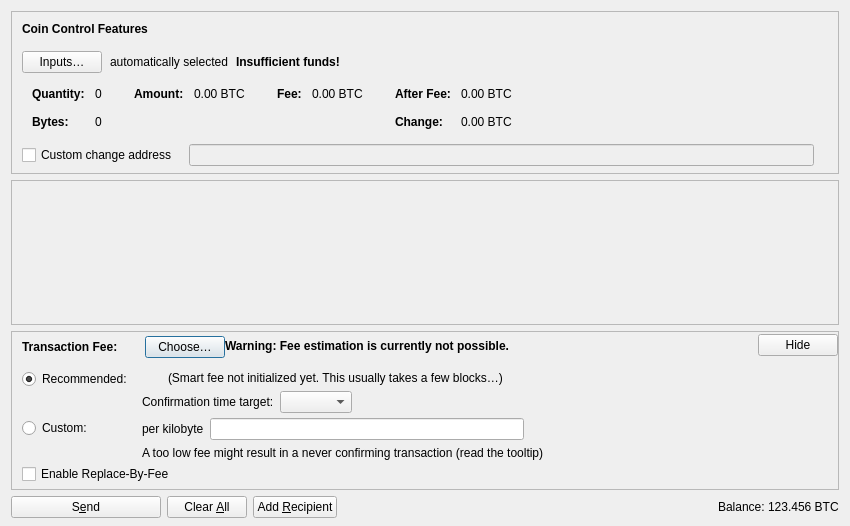
<?xml version="1.0" encoding="UTF-8"?>
<ui version="4.0">
 <class>SendCoinsDialog</class>
 <widget class="QDialog" name="SendCoinsDialog">
  <property name="geometry">
   <rect>
    <x>0</x>
    <y>0</y>
    <width>850</width>
    <height>526</height>
   </rect>
  </property>
  <property name="windowTitle">
   <string>Send Coins</string>
  </property>
  <layout class="QVBoxLayout" name="verticalLayout" stretch="0,1,0,0">
   <property name="bottomMargin">
    <number>8</number>
   </property>
   <item>
    <widget class="QFrame" name="frameCoinControl">
     <property name="sizePolicy">
      <sizepolicy hsizetype="Expanding" vsizetype="Expanding">
       <horstretch>0</horstretch>
       <verstretch>0</verstretch>
      </sizepolicy>
     </property>
     <property name="maximumSize">
      <size>
       <width>16777215</width>
       <height>16777215</height>
      </size>
     </property>
     <property name="frameShape">
      <enum>QFrame::StyledPanel</enum>
     </property>
     <property name="frameShadow">
      <enum>QFrame::Sunken</enum>
     </property>
     <layout class="QVBoxLayout" name="verticalLayoutCoinControl2">
      <property name="spacing">
       <number>0</number>
      </property>
      <property name="leftMargin">
       <number>0</number>
      </property>
      <property name="topMargin">
       <number>0</number>
      </property>
      <property name="rightMargin">
       <number>0</number>
      </property>
      <property name="bottomMargin">
       <number>6</number>
      </property>
      <item>
       <layout class="QVBoxLayout" name="verticalLayoutCoinControl" stretch="0,0,0,0,1">
        <property name="spacing">
         <number>0</number>
        </property>
        <property name="leftMargin">
         <number>10</number>
        </property>
        <property name="topMargin">
         <number>10</number>
        </property>
        <item>
         <layout class="QHBoxLayout" name="horizontalLayoutCoinControl1">
          <property name="bottomMargin">
           <number>15</number>
          </property>
          <item>
           <widget class="QLabel" name="labelCoinControlFeatures">
            <property name="sizePolicy">
             <sizepolicy hsizetype="Preferred" vsizetype="Maximum">
              <horstretch>0</horstretch>
              <verstretch>0</verstretch>
             </sizepolicy>
            </property>
            <property name="font">
             <font>
              <weight>75</weight>
              <bold>true</bold>
             </font>
            </property>
            <property name="styleSheet">
             <string notr="true">font-weight:bold;</string>
            </property>
            <property name="text">
             <string>Coin Control Features</string>
            </property>
           </widget>
          </item>
         </layout>
        </item>
        <item>
         <layout class="QHBoxLayout" name="horizontalLayoutCoinControl2" stretch="0,0,0,0">
          <property name="spacing">
           <number>8</number>
          </property>
          <property name="bottomMargin">
           <number>10</number>
          </property>
          <item>
           <widget class="QPushButton" name="pushButtonCoinControl">
            <property name="styleSheet">
             <string notr="true"/>
            </property>
            <property name="text">
             <string>Inputs…</string>
            </property>
            <property name="autoDefault">
             <bool>false</bool>
            </property>
           </widget>
          </item>
          <item>
           <widget class="QLabel" name="labelCoinControlAutomaticallySelected">
            <property name="text">
             <string>automatically selected</string>
            </property>
            <property name="margin">
             <number>5</number>
            </property>
           </widget>
          </item>
          <item>
           <widget class="QLabel" name="labelCoinControlInsuffFunds">
            <property name="font">
             <font>
              <weight>75</weight>
              <bold>true</bold>
             </font>
            </property>
            <property name="text">
             <string>Insufficient funds!</string>
            </property>
            <property name="margin">
             <number>5</number>
            </property>
           </widget>
          </item>
          <item>
           <spacer name="horizontalSpacerCoinControl">
            <property name="orientation">
             <enum>Qt::Horizontal</enum>
            </property>
            <property name="sizeHint" stdset="0">
             <size>
              <width>40</width>
              <height>1</height>
             </size>
            </property>
           </spacer>
          </item>
         </layout>
        </item>
        <item>
         <widget class="QWidget" name="widgetCoinControl" native="true">
          <property name="sizePolicy">
           <sizepolicy hsizetype="Preferred" vsizetype="Preferred">
            <horstretch>0</horstretch>
            <verstretch>0</verstretch>
           </sizepolicy>
          </property>
          <property name="minimumSize">
           <size>
            <width>0</width>
            <height>0</height>
           </size>
          </property>
          <property name="styleSheet">
           <string notr="true"/>
          </property>
          <layout class="QHBoxLayout" name="horizontalLayoutCoinControl5">
           <property name="leftMargin">
            <number>0</number>
           </property>
           <property name="topMargin">
            <number>0</number>
           </property>
           <property name="rightMargin">
            <number>0</number>
           </property>
           <property name="bottomMargin">
            <number>0</number>
           </property>
           <item>
            <layout class="QHBoxLayout" name="horizontalLayoutCoinControl3" stretch="0,0,0,1">
             <property name="spacing">
              <number>20</number>
             </property>
             <property name="topMargin">
              <number>0</number>
             </property>
             <property name="bottomMargin">
              <number>10</number>
             </property>
             <item>
              <layout class="QFormLayout" name="formLayoutCoinControl1">
               <property name="labelAlignment">
                <set>Qt::AlignLeft|Qt::AlignVCenter</set>
               </property>
               <property name="horizontalSpacing">
                <number>10</number>
               </property>
               <property name="verticalSpacing">
                <number>14</number>
               </property>
               <property name="leftMargin">
                <number>10</number>
               </property>
               <property name="topMargin">
                <number>4</number>
               </property>
               <property name="rightMargin">
                <number>6</number>
               </property>
               <item row="0" column="0">
                <widget class="QLabel" name="labelCoinControlQuantityText">
                 <property name="font">
                  <font>
                   <weight>75</weight>
                   <bold>true</bold>
                  </font>
                 </property>
                 <property name="text">
                  <string>Quantity:</string>
                 </property>
                 <property name="margin">
                  <number>0</number>
                 </property>
                </widget>
               </item>
               <item row="0" column="1">
                <widget class="QLabel" name="labelCoinControlQuantity">
                 <property name="cursor">
                  <cursorShape>IBeamCursor</cursorShape>
                 </property>
                 <property name="contextMenuPolicy">
                  <enum>Qt::ActionsContextMenu</enum>
                 </property>
                 <property name="text">
                  <string notr="true">0</string>
                 </property>
                 <property name="margin">
                  <number>0</number>
                 </property>
                 <property name="textInteractionFlags">
                  <set>Qt::LinksAccessibleByMouse|Qt::TextSelectableByKeyboard|Qt::TextSelectableByMouse</set>
                 </property>
                </widget>
               </item>
               <item row="1" column="0">
                <widget class="QLabel" name="labelCoinControlBytesText">
                 <property name="font">
                  <font>
                   <weight>75</weight>
                   <bold>true</bold>
                  </font>
                 </property>
                 <property name="text">
                  <string>Bytes:</string>
                 </property>
                </widget>
               </item>
               <item row="1" column="1">
                <widget class="QLabel" name="labelCoinControlBytes">
                 <property name="cursor">
                  <cursorShape>IBeamCursor</cursorShape>
                 </property>
                 <property name="contextMenuPolicy">
                  <enum>Qt::ActionsContextMenu</enum>
                 </property>
                 <property name="text">
                  <string notr="true">0</string>
                 </property>
                 <property name="textInteractionFlags">
                  <set>Qt::LinksAccessibleByMouse|Qt::TextSelectableByKeyboard|Qt::TextSelectableByMouse</set>
                 </property>
                </widget>
               </item>
              </layout>
             </item>
             <item>
              <layout class="QFormLayout" name="formLayoutCoinControl2">
               <property name="horizontalSpacing">
                <number>10</number>
               </property>
               <property name="verticalSpacing">
                <number>14</number>
               </property>
               <property name="leftMargin">
                <number>6</number>
               </property>
               <property name="topMargin">
                <number>4</number>
               </property>
               <property name="rightMargin">
                <number>6</number>
               </property>
               <item row="0" column="0">
                <widget class="QLabel" name="labelCoinControlAmountText">
                 <property name="font">
                  <font>
                   <weight>75</weight>
                   <bold>true</bold>
                  </font>
                 </property>
                 <property name="text">
                  <string>Amount:</string>
                 </property>
                 <property name="margin">
                  <number>0</number>
                 </property>
                </widget>
               </item>
               <item row="0" column="1">
                <widget class="QLabel" name="labelCoinControlAmount">
                 <property name="cursor">
                  <cursorShape>IBeamCursor</cursorShape>
                 </property>
                 <property name="contextMenuPolicy">
                  <enum>Qt::ActionsContextMenu</enum>
                 </property>
                 <property name="text">
                  <string notr="true">0.00 BTC</string>
                 </property>
                 <property name="textInteractionFlags">
                  <set>Qt::LinksAccessibleByMouse|Qt::TextSelectableByKeyboard|Qt::TextSelectableByMouse</set>
                 </property>
                </widget>
               </item>
              </layout>
             </item>
             <item>
              <layout class="QFormLayout" name="formLayoutCoinControl3">
               <property name="horizontalSpacing">
                <number>10</number>
               </property>
               <property name="verticalSpacing">
                <number>14</number>
               </property>
               <property name="leftMargin">
                <number>6</number>
               </property>
               <property name="topMargin">
                <number>4</number>
               </property>
               <property name="rightMargin">
                <number>6</number>
               </property>
               <item row="0" column="0">
                <widget class="QLabel" name="labelCoinControlFeeText">
                 <property name="font">
                  <font>
                   <weight>75</weight>
                   <bold>true</bold>
                  </font>
                 </property>
                 <property name="text">
                  <string>Fee:</string>
                 </property>
                 <property name="margin">
                  <number>0</number>
                 </property>
                </widget>
               </item>
               <item row="0" column="1">
                <widget class="QLabel" name="labelCoinControlFee">
                 <property name="cursor">
                  <cursorShape>IBeamCursor</cursorShape>
                 </property>
                 <property name="contextMenuPolicy">
                  <enum>Qt::ActionsContextMenu</enum>
                 </property>
                 <property name="text">
                  <string notr="true">0.00 BTC</string>
                 </property>
                 <property name="textInteractionFlags">
                  <set>Qt::LinksAccessibleByMouse|Qt::TextSelectableByKeyboard|Qt::TextSelectableByMouse</set>
                 </property>
                </widget>
               </item>
              </layout>
             </item>
             <item>
              <layout class="QFormLayout" name="formLayoutCoinControl4">
               <property name="labelAlignment">
                <set>Qt::AlignLeft|Qt::AlignVCenter</set>
               </property>
               <property name="horizontalSpacing">
                <number>10</number>
               </property>
               <property name="verticalSpacing">
                <number>14</number>
               </property>
               <property name="leftMargin">
                <number>6</number>
               </property>
               <property name="topMargin">
                <number>4</number>
               </property>
               <property name="rightMargin">
                <number>6</number>
               </property>
               <item row="0" column="0">
                <widget class="QLabel" name="labelCoinControlAfterFeeText">
                 <property name="font">
                  <font>
                   <weight>75</weight>
                   <bold>true</bold>
                  </font>
                 </property>
                 <property name="text">
                  <string>After Fee:</string>
                 </property>
                 <property name="margin">
                  <number>0</number>
                 </property>
                </widget>
               </item>
               <item row="0" column="1">
                <widget class="QLabel" name="labelCoinControlAfterFee">
                 <property name="cursor">
                  <cursorShape>IBeamCursor</cursorShape>
                 </property>
                 <property name="contextMenuPolicy">
                  <enum>Qt::ActionsContextMenu</enum>
                 </property>
                 <property name="text">
                  <string notr="true">0.00 BTC</string>
                 </property>
                 <property name="textInteractionFlags">
                  <set>Qt::LinksAccessibleByMouse|Qt::TextSelectableByKeyboard|Qt::TextSelectableByMouse</set>
                 </property>
                </widget>
               </item>
               <item row="1" column="0">
                <widget class="QLabel" name="labelCoinControlChangeText">
                 <property name="font">
                  <font>
                   <weight>75</weight>
                   <bold>true</bold>
                  </font>
                 </property>
                 <property name="text">
                  <string>Change:</string>
                 </property>
                </widget>
               </item>
               <item row="1" column="1">
                <widget class="QLabel" name="labelCoinControlChange">
                 <property name="cursor">
                  <cursorShape>IBeamCursor</cursorShape>
                 </property>
                 <property name="contextMenuPolicy">
                  <enum>Qt::ActionsContextMenu</enum>
                 </property>
                 <property name="text">
                  <string notr="true">0.00 BTC</string>
                 </property>
                 <property name="textInteractionFlags">
                  <set>Qt::LinksAccessibleByMouse|Qt::TextSelectableByKeyboard|Qt::TextSelectableByMouse</set>
                 </property>
                </widget>
               </item>
              </layout>
             </item>
            </layout>
           </item>
          </layout>
         </widget>
        </item>
        <item>
         <layout class="QHBoxLayout" name="horizontalLayoutCoinControl4" stretch="0,0,0">
          <property name="spacing">
           <number>12</number>
          </property>
          <property name="sizeConstraint">
           <enum>QLayout::SetDefaultConstraint</enum>
          </property>
          <property name="topMargin">
           <number>5</number>
          </property>
          <property name="rightMargin">
           <number>5</number>
          </property>
          <item>
           <widget class="QCheckBox" name="checkBoxCoinControlChange">
            <property name="toolTip">
             <string>If this is activated, but the change address is empty or invalid, change will be sent to a newly generated address.</string>
            </property>
            <property name="text">
             <string>Custom change address</string>
            </property>
           </widget>
          </item>
          <item>
           <widget class="QValidatedLineEdit" name="lineEditCoinControlChange">
            <property name="enabled">
             <bool>false</bool>
            </property>
            <property name="sizePolicy">
             <sizepolicy hsizetype="Expanding" vsizetype="Fixed">
              <horstretch>0</horstretch>
              <verstretch>0</verstretch>
             </sizepolicy>
            </property>
           </widget>
          </item>
          <item>
           <widget class="QLabel" name="labelCoinControlChangeLabel">
            <property name="sizePolicy">
             <sizepolicy hsizetype="Preferred" vsizetype="Expanding">
              <horstretch>0</horstretch>
              <verstretch>0</verstretch>
             </sizepolicy>
            </property>
            <property name="minimumSize">
             <size>
              <width>0</width>
              <height>0</height>
             </size>
            </property>
            <property name="text">
             <string/>
            </property>
            <property name="margin">
             <number>3</number>
            </property>
           </widget>
          </item>
         </layout>
        </item>
        <item>
         <spacer name="verticalSpacerCoinControl">
          <property name="orientation">
           <enum>Qt::Vertical</enum>
          </property>
          <property name="sizeHint" stdset="0">
           <size>
            <width>800</width>
            <height>1</height>
           </size>
          </property>
         </spacer>
        </item>
       </layout>
      </item>
     </layout>
    </widget>
   </item>
   <item>
    <widget class="QScrollArea" name="scrollArea">
     <property name="widgetResizable">
      <bool>true</bool>
     </property>
     <widget class="QWidget" name="scrollAreaWidgetContents">
      <property name="geometry">
       <rect>
        <x>0</x>
        <y>0</y>
        <width>830</width>
        <height>104</height>
       </rect>
      </property>
      <layout class="QVBoxLayout" name="verticalLayout_2" stretch="0,1">
       <property name="leftMargin">
        <number>0</number>
       </property>
       <property name="topMargin">
        <number>0</number>
       </property>
       <property name="rightMargin">
        <number>0</number>
       </property>
       <property name="bottomMargin">
        <number>0</number>
       </property>
       <item>
        <layout class="QVBoxLayout" name="entries">
         <property name="spacing">
          <number>6</number>
         </property>
        </layout>
       </item>
       <item>
        <spacer name="verticalSpacer">
         <property name="orientation">
          <enum>Qt::Vertical</enum>
         </property>
         <property name="sizeHint" stdset="0">
          <size>
           <width>20</width>
           <height>40</height>
          </size>
         </property>
        </spacer>
       </item>
      </layout>
     </widget>
    </widget>
   </item>
   <item>
    <widget class="QFrame" name="frameFee">
     <property name="sizePolicy">
      <sizepolicy hsizetype="Expanding" vsizetype="Expanding">
       <horstretch>0</horstretch>
       <verstretch>0</verstretch>
      </sizepolicy>
     </property>
     <property name="maximumSize">
      <size>
       <width>16777215</width>
       <height>16777215</height>
      </size>
     </property>
     <property name="frameShape">
      <enum>QFrame::StyledPanel</enum>
     </property>
     <property name="frameShadow">
      <enum>QFrame::Sunken</enum>
     </property>
     <layout class="QVBoxLayout" name="verticalLayoutFee1">
      <property name="spacing">
       <number>0</number>
      </property>
      <property name="leftMargin">
       <number>0</number>
      </property>
      <property name="topMargin">
       <number>0</number>
      </property>
      <property name="rightMargin">
       <number>0</number>
      </property>
      <property name="bottomMargin">
       <number>0</number>
      </property>
      <item>
       <layout class="QVBoxLayout" name="verticalLayoutFee2" stretch="0,0,0">
        <property name="spacing">
         <number>0</number>
        </property>
        <property name="leftMargin">
         <number>10</number>
        </property>
        <property name="topMargin">
         <number>0</number>
        </property>
        <item>
         <layout class="QHBoxLayout" name="horizontalLayoutFee1">
          <property name="bottomMargin">
           <number>0</number>
          </property>
          <item>
           <layout class="QVBoxLayout" name="verticalLayoutFee7">
            <property name="spacing">
             <number>0</number>
            </property>
            <item>
             <spacer name="verticalSpacerSmartFee">
              <property name="orientation">
               <enum>Qt::Vertical</enum>
              </property>
              <property name="sizeType">
               <enum>QSizePolicy::Fixed</enum>
              </property>
              <property name="sizeHint" stdset="0">
               <size>
                <width>1</width>
                <height>4</height>
               </size>
              </property>
             </spacer>
            </item>
            <item>
             <layout class="QHBoxLayout" name="horizontalLayoutSmartFee">
              <property name="spacing">
               <number>10</number>
              </property>
              <item>
               <widget class="QLabel" name="labelFeeHeadline">
                <property name="sizePolicy">
                 <sizepolicy hsizetype="Preferred" vsizetype="Maximum">
                  <horstretch>0</horstretch>
                  <verstretch>0</verstretch>
                 </sizepolicy>
                </property>
                <property name="font">
                 <font>
                  <weight>75</weight>
                  <bold>true</bold>
                 </font>
                </property>
                <property name="styleSheet">
                 <string notr="true">font-weight:bold;</string>
                </property>
                <property name="text">
                 <string>Transaction Fee:</string>
                </property>
               </widget>
              </item>
              <item>
               <widget class="QLabel" name="labelFeeMinimized">
                <property name="text">
                 <string/>
                </property>
               </widget>
              </item>
              <item>
               <widget class="QPushButton" name="buttonChooseFee">
                <property name="text">
                 <string>Choose…</string>
                </property>
               </widget>
              </item>
             </layout>
            </item>
            <item>
             <spacer name="verticalSpacer_5">
              <property name="orientation">
               <enum>Qt::Vertical</enum>
              </property>
              <property name="sizeHint" stdset="0">
               <size>
                <width>1</width>
                <height>1</height>
               </size>
              </property>
             </spacer>
            </item>
           </layout>
          </item>
          <item>
           <widget class="QLabel" name="fallbackFeeWarningLabel">
            <property name="toolTip">
             <string>Using the fallbackfee can result in sending a transaction that will take several hours or days (or never) to confirm. Consider choosing your fee manually or wait until you have validated the complete chain.</string>
            </property>
            <property name="font">
            <font>
                <weight>75</weight>
                <bold>true</bold>
            </font>
            </property>
            <property name="text">
             <string>Warning: Fee estimation is currently not possible.</string>
            </property>
            <property name="wordWrap">
             <bool>false</bool>
            </property>
           </widget>
          </item>
          <item>
           <spacer name="horizontalSpacer_4">
            <property name="orientation">
             <enum>Qt::Horizontal</enum>
            </property>
            <property name="sizeType">
             <enum>QSizePolicy::MinimumExpanding</enum>
            </property>
            <property name="sizeHint" stdset="0">
             <size>
              <width>40</width>
              <height>20</height>
             </size>
            </property>
           </spacer>
          </item>
          <item>
           <widget class="QPushButton" name="buttonMinimizeFee">
            <property name="toolTip">
             <string>Hide transaction fee settings</string>
            </property>
            <property name="text">
             <string>Hide</string>
            </property>
           </widget>
          </item>
         </layout>
        </item>
        <item>
         <widget class="QFrame" name="frameFeeSelection">
          <layout class="QVBoxLayout" name="verticalLayoutFee12">
           <property name="spacing">
            <number>0</number>
           </property>
           <property name="leftMargin">
            <number>0</number>
           </property>
           <property name="topMargin">
            <number>0</number>
           </property>
           <property name="rightMargin">
            <number>0</number>
           </property>
           <property name="bottomMargin">
            <number>0</number>
           </property>
           <item>
            <layout class="QGridLayout" name="gridLayoutFee">
             <property name="topMargin">
              <number>10</number>
             </property>
             <property name="bottomMargin">
              <number>4</number>
             </property>
             <property name="horizontalSpacing">
              <number>10</number>
             </property>
             <property name="verticalSpacing">
              <number>4</number>
             </property>
             <item row="1" column="1">
              <layout class="QVBoxLayout" name="verticalLayoutFee8">
               <property name="spacing">
                <number>6</number>
               </property>
               <item>
                <layout class="QHBoxLayout" name="horizontalLayoutFee13">
                 <item>
                  <widget class="QLabel" name="labelCustomPerKilobyte">
                   <property name="toolTip">
                    <string>Specify a custom fee per kB (1,000 bytes) of the transaction's virtual size.

Note:  Since the fee is calculated on a per-byte basis, a fee rate of "100 satoshis per kvB" for a transaction size of 500 virtual bytes (half of 1 kvB) would ultimately yield a fee of only 50 satoshis.</string>
                   </property>
                   <property name="text">
                    <string>per kilobyte</string>
                   </property>
                  </widget>
                 </item>
                 <item>
                  <widget class="BitcoinAmountField" name="customFee"/>
                 </item>
                 <item>
                  <spacer name="horizontalSpacer_6">
                   <property name="orientation">
                    <enum>Qt::Horizontal</enum>
                   </property>
                   <property name="sizeHint" stdset="0">
                    <size>
                     <width>1</width>
                     <height>1</height>
                    </size>
                   </property>
                  </spacer>
                 </item>
                </layout>
               </item>
               <item>
                <layout class="QHBoxLayout" name="horizontalLayoutFee8">
                 <item>
                  <widget class="QLabel" name="labelCustomFeeWarning">
                   <property name="enabled">
                    <bool>true</bool>
                   </property>
                   <property name="toolTip">
                    <string>When there is less transaction volume than space in the blocks, miners as well as relaying nodes may enforce a minimum fee. Paying only this minimum fee is just fine, but be aware that this can result in a never confirming transaction once there is more demand for bitcoin transactions than the network can process.</string>
                   </property>
                   <property name="text">
                    <string>A too low fee might result in a never confirming transaction (read the tooltip)</string>
                   </property>
                  </widget>
                 </item>
                 <item>
                  <spacer name="horizontalSpacer_2">
                   <property name="orientation">
                    <enum>Qt::Horizontal</enum>
                   </property>
                   <property name="sizeHint" stdset="0">
                    <size>
                     <width>1</width>
                     <height>1</height>
                    </size>
                   </property>
                  </spacer>
                 </item>
                </layout>
               </item>
              </layout>
             </item>
             <item row="0" column="0">
              <layout class="QVBoxLayout" name="verticalLayoutFee4" stretch="0,1">
               <item>
                <widget class="QRadioButton" name="radioSmartFee">
                 <property name="text">
                  <string>Recommended:</string>
                 </property>
                 <property name="checked">
                  <bool>true</bool>
                 </property>
                 <attribute name="buttonGroup">
                  <string notr="true">groupFee</string>
                 </attribute>
                </widget>
               </item>
               <item>
                <spacer name="verticalSpacer_2">
                 <property name="orientation">
                  <enum>Qt::Vertical</enum>
                 </property>
                 <property name="sizeHint" stdset="0">
                  <size>
                   <width>1</width>
                   <height>1</height>
                  </size>
                 </property>
                </spacer>
               </item>
              </layout>
             </item>
             <item row="1" column="0">
              <layout class="QVBoxLayout" name="verticalLayoutFee9" stretch="0,1">
               <item>
                <widget class="QRadioButton" name="radioCustomFee">
                 <property name="text">
                  <string>Custom:</string>
                 </property>
                 <attribute name="buttonGroup">
                  <string notr="true">groupFee</string>
                 </attribute>
                </widget>
               </item>
               <item>
                <spacer name="verticalSpacer_6">
                 <property name="orientation">
                  <enum>Qt::Vertical</enum>
                 </property>
                 <property name="sizeHint" stdset="0">
                  <size>
                   <width>1</width>
                   <height>1</height>
                  </size>
                 </property>
                </spacer>
               </item>
              </layout>
             </item>
             <item row="0" column="1">
              <layout class="QVBoxLayout" name="verticalLayoutFee3" stretch="0,0,1">
               <property name="spacing">
                <number>6</number>
               </property>
               <property name="topMargin">
                <number>2</number>
               </property>
               <item>
                <layout class="QHBoxLayout" name="horizontalLayoutFee12">
                 <item>
                  <widget class="QLabel" name="labelSmartFee">
                   <property name="text">
                    <string/>
                   </property>
                  </widget>
                 </item>
                 <item>
                  <widget class="QLabel" name="labelFeeEstimation">
                   <property name="text">
                    <string/>
                   </property>
                  </widget>
                 </item>
                 <item>
                  <widget class="QLabel" name="labelSmartFee2">
                   <property name="text">
                    <string>(Smart fee not initialized yet. This usually takes a few blocks…)</string>
                   </property>
                  </widget>
                 </item>
                 <item>
                  <spacer name="horizontalSpacer_5">
                   <property name="orientation">
                    <enum>Qt::Horizontal</enum>
                   </property>
                   <property name="sizeHint" stdset="0">
                    <size>
                     <width>1</width>
                     <height>1</height>
                    </size>
                   </property>
                  </spacer>
                 </item>
                </layout>
               </item>
               <item>
                <layout class="QHBoxLayout" name="horizontalLayoutFee9">
                 <item>
                  <layout class="QVBoxLayout" name="verticalLayoutFee6">
                   <item>
                    <widget class="QLabel" name="labelSmartFee3">
                     <property name="text">
                      <string>Confirmation time target:</string>
                     </property>
                    </widget>
                   </item>
                  </layout>
                 </item>
                 <item>
                  <layout class="QVBoxLayout" name="verticalLayoutFee5">
                   <property name="rightMargin">
                    <number>30</number>
                   </property>
                   <item>
                    <layout class="QHBoxLayout" name="horizontalLayoutConfTarget">
                     <property name="bottomMargin">
                      <number>0</number>
                     </property>
                     <item>
                      <widget class="QComboBox" name="confTargetSelector"/>
                     </item>
                     <item>
                      <spacer name="horizontalSpacerConfTarget">
                       <property name="orientation">
                        <enum>Qt::Horizontal</enum>
                       </property>
                       <property name="sizeHint" stdset="0">
                        <size>
                         <width>40</width>
                         <height>20</height>
                        </size>
                       </property>
                      </spacer>
                     </item>
                    </layout>
                   </item>
                  </layout>
                 </item>
                </layout>
               </item>
               <item>
                <spacer name="verticalSpacer_4">
                 <property name="orientation">
                  <enum>Qt::Vertical</enum>
                 </property>
                 <property name="sizeHint" stdset="0">
                  <size>
                   <width>1</width>
                   <height>1</height>
                  </size>
                 </property>
                </spacer>
               </item>
              </layout>
             </item>
            </layout>
           </item>
           <item>
            <widget class="QCheckBox" name="optInRBF">
             <property name="text">
              <string>Enable Replace-By-Fee</string>
             </property>
             <property name="toolTip">
              <string>With Replace-By-Fee (BIP-125) you can increase a transaction's fee after it is sent. Without this, a higher fee may be recommended to compensate for increased transaction delay risk.</string>
             </property>
            </widget>
           </item>
          </layout>
         </widget>
        </item>
        <item>
         <spacer name="verticalSpacerFee">
          <property name="orientation">
           <enum>Qt::Vertical</enum>
          </property>
          <property name="sizeHint" stdset="0">
           <size>
            <width>40</width>
            <height>5</height>
           </size>
          </property>
         </spacer>
        </item>
       </layout>
      </item>
     </layout>
    </widget>
   </item>
   <item>
    <layout class="QHBoxLayout" name="horizontalLayout">
     <item>
      <widget class="QPushButton" name="sendButton">
       <property name="minimumSize">
        <size>
         <width>150</width>
         <height>0</height>
        </size>
       </property>
       <property name="toolTip">
        <string>Confirm the send action</string>
       </property>
       <property name="text">
        <string>S&amp;end</string>
       </property>
       <property name="icon">
        <iconset resource="../bitcoin.qrc">
         <normaloff>:/icons/send</normaloff>:/icons/send</iconset>
       </property>
       <property name="autoDefault">
        <bool>false</bool>
       </property>
       <property name="default">
        <bool>false</bool>
       </property>
      </widget>
     </item>
     <item>
      <widget class="QPushButton" name="clearButton">
       <property name="sizePolicy">
        <sizepolicy hsizetype="Minimum" vsizetype="Fixed">
         <horstretch>0</horstretch>
         <verstretch>0</verstretch>
        </sizepolicy>
       </property>
       <property name="toolTip">
        <string>Clear all fields of the form.</string>
       </property>
       <property name="text">
        <string>Clear &amp;All</string>
       </property>
       <property name="icon">
        <iconset resource="../bitcoin.qrc">
         <normaloff>:/icons/remove</normaloff>:/icons/remove</iconset>
       </property>
       <property name="autoDefault">
        <bool>false</bool>
       </property>
      </widget>
     </item>
     <item>
      <widget class="QPushButton" name="addButton">
       <property name="toolTip">
        <string>Send to multiple recipients at once</string>
       </property>
       <property name="text">
        <string>Add &amp;Recipient</string>
       </property>
       <property name="icon">
        <iconset resource="../bitcoin.qrc">
         <normaloff>:/icons/add</normaloff>:/icons/add</iconset>
       </property>
       <property name="autoDefault">
        <bool>false</bool>
       </property>
      </widget>
     </item>
     <item>
      <spacer name="horizontalSpacer">
       <property name="orientation">
        <enum>Qt::Horizontal</enum>
       </property>
       <property name="sizeHint" stdset="0">
        <size>
         <width>40</width>
         <height>20</height>
        </size>
       </property>
      </spacer>
     </item>
     <item>
      <layout class="QHBoxLayout" name="horizontalLayout_2">
       <property name="spacing">
        <number>3</number>
       </property>
       <item>
        <widget class="QLabel" name="labelBalanceName">
         <property name="sizePolicy">
          <sizepolicy hsizetype="Preferred" vsizetype="Fixed">
           <horstretch>0</horstretch>
           <verstretch>0</verstretch>
          </sizepolicy>
         </property>
         <property name="text">
          <string>Balance:</string>
         </property>
        </widget>
       </item>
       <item>
        <widget class="QLabel" name="labelBalance">
         <property name="sizePolicy">
          <sizepolicy hsizetype="Preferred" vsizetype="Fixed">
           <horstretch>0</horstretch>
           <verstretch>0</verstretch>
          </sizepolicy>
         </property>
         <property name="cursor">
          <cursorShape>IBeamCursor</cursorShape>
         </property>
         <property name="text">
          <string notr="true">123.456 BTC</string>
         </property>
         <property name="textInteractionFlags">
          <set>Qt::LinksAccessibleByMouse|Qt::TextSelectableByKeyboard|Qt::TextSelectableByMouse</set>
         </property>
        </widget>
       </item>
      </layout>
     </item>
    </layout>
   </item>
  </layout>
 </widget>
 <customwidgets>
  <customwidget>
   <class>QValidatedLineEdit</class>
   <extends>QLineEdit</extends>
   <header>qt/qvalidatedlineedit.h</header>
  </customwidget>
  <customwidget>
   <class>BitcoinAmountField</class>
   <extends>QLineEdit</extends>
   <header>qt/bitcoinamountfield.h</header>
   <container>1</container>
  </customwidget>
 </customwidgets>
 <resources>
  <include location="../bitcoin.qrc"/>
 </resources>
 <connections/>
 <buttongroups>
  <buttongroup name="groupFee"/>
 </buttongroups>
</ui>
